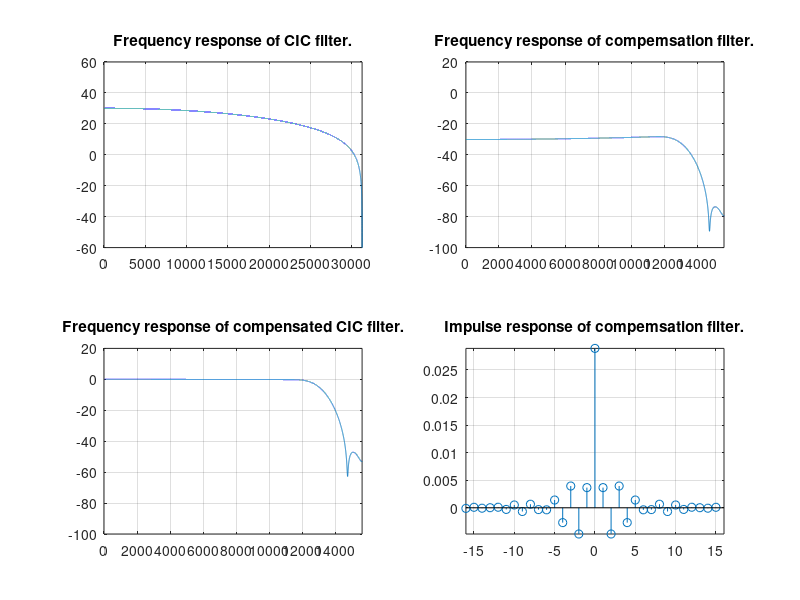

MATLAB code to generate this figure:
clear all;
clc;

%%%%%%%%%%%%%%%%%%%%%%%%%%%%%%%%%%%%%%%%%%%%%%%%%%%%%%%%%%%%%%%%%%%%%%%%%%%
% CIC filter
% Sampling frequency (Fs).
Fs_cic = 1e6;

% Rate change (R).
R = 32;

% Order (N).
N = 1;

% Differential delay
M = 1;

% Input data width (Bin) and Output data width (B).
Bin = 12;
B = Bin + N * ceil(log2(R * M))

% Calculation of frequency response of the filter (Hcic).
step = 1;
f_cic = [0:step:Fs_cic/R];

for i = 1:length(f_cic)

    h_cic(i) = abs(sin((pi*M*R*f_cic(i)) / Fs_cic) / ...
               sin(pi*f_cic(i) / Fs_cic))^N;

end

%%%%%%%%%%%%%%%%%%%%%%%%%%%%%%%%%%%%%%%%%%%%%%%%%%%%%%%%%%%%%%%%%%%%%%%%%%%
% Calculation of frequency response of compensation filter (H).
% Order (N).
N = 1;
step = 1;
f_lp = [0:step:Fs_cic/(R)];

for i = 1:length(f_lp)

    temp = f_lp(i) / (Fs_cic/R);
    h_lp(i) = abs(sin(pi*temp/R) / sin(pi*M*temp))^N;

end

% Order (N-1).
N = 32;
Fc = 12e3;

% Filter indexes (n and m).
n = [0:N-1];
m = N/2;

% Calculation of amplitude vector (Ak).
temp = floor((Fs_cic / (2*R)) / (m+1));

for i = 1:m

    if temp < Fc
    
        Ak(i) = h_lp(f_lp(temp));
    
    end

    temp = temp + floor((Fs_cic / (2*R)) / (m+1));

end

% Calculation of FIR filter using frequency sampling method.
h = 0;
w = 0;

for i = 1:length(n)

    temp = 0;

    for j = 1:length(Ak)

        temp = temp + (Ak(j) * cos((2 * pi * j / N) * (n(i) - m)));

    end

    h(i) = (1/N) * (Ak(1) + 2*temp);

end

for i = 1:N

    w(i) = 0.54 + 0.46 * cos((2 * pi * (n(i) - m)) / (N - 1));

end

h = h .* w;

% Calculation of frequency response of the filter (H).
step = 1;
f = [0:step:Fs_cic/R];

for i = 1:length(f)

    h_lp(i) = abs(sum(h .* exp(-1j * 2 * pi * f(i) .* (n - m) / ...
              (Fs_cic / (R)))));

end

%%%%%%%%%%%%%%%%%%%%%%%%%%%%%%%%%%%%%%%%%%%%%%%%%%%%%%%%%%%%%%%%%%%%%%%%%%%
% Plots
% Transfer function of cascaded CIC filter.
figure;

subplot(2, 2, 1);
xmin = 0; xmax = Fs_cic / R; ymin = -60; ymax = 60;
plot(f_cic, 20*log10(h_cic));
title('Frequency response of CIC filter.');
axis([xmin xmax ymin ymax]);
grid on;

subplot(2, 2, 2);
xmin = 0; xmax = Fs_cic / (2*R); ymin = -100; ymax = 20;
plot(f_lp, 20*log10(h_lp));
title('Frequency response of compemsation filter.');
axis([xmin xmax ymin ymax]);
grid on;

subplot(2, 2, 3);
xmin = 0; xmax = Fs_cic / (2*R); ymin = -100; ymax = 20;
plot(f_lp, 20*log10(h_cic .* h_lp));
title('Frequency response of compensated CIC filter.');
axis([xmin xmax ymin ymax]);
grid on;

subplot(2, 2, 4);
xmin = -m; xmax = m; ymin = min(h); ymax = max(h);
stem(n - m, h);
title('Impulse response of compemsation filter.');
axis([xmin xmax ymin ymax]);
grid on;
